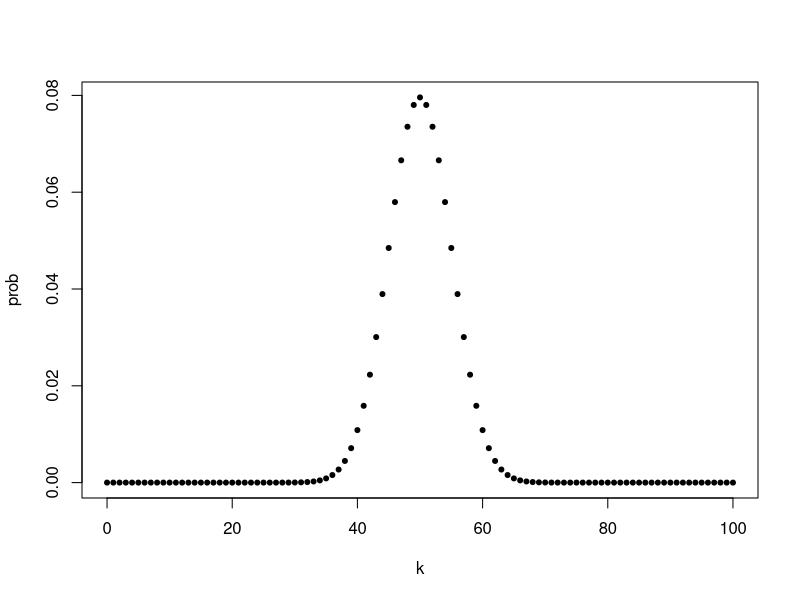
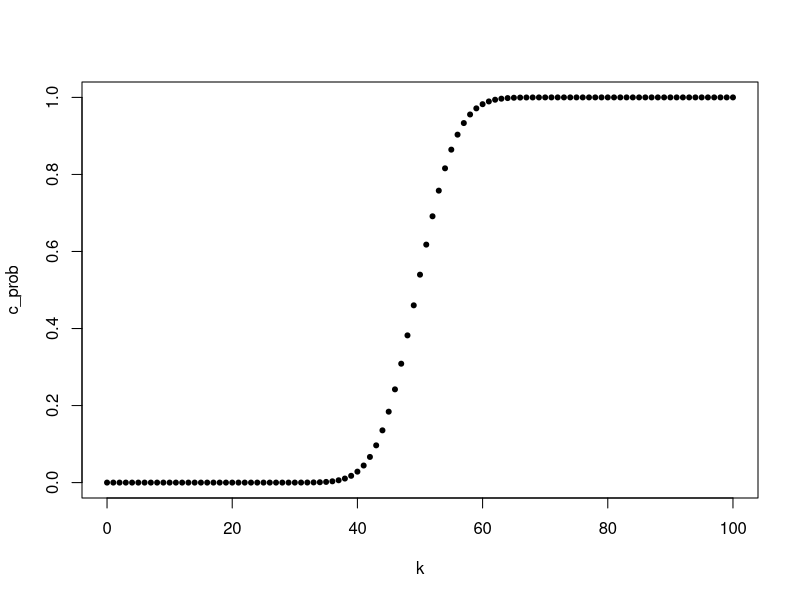
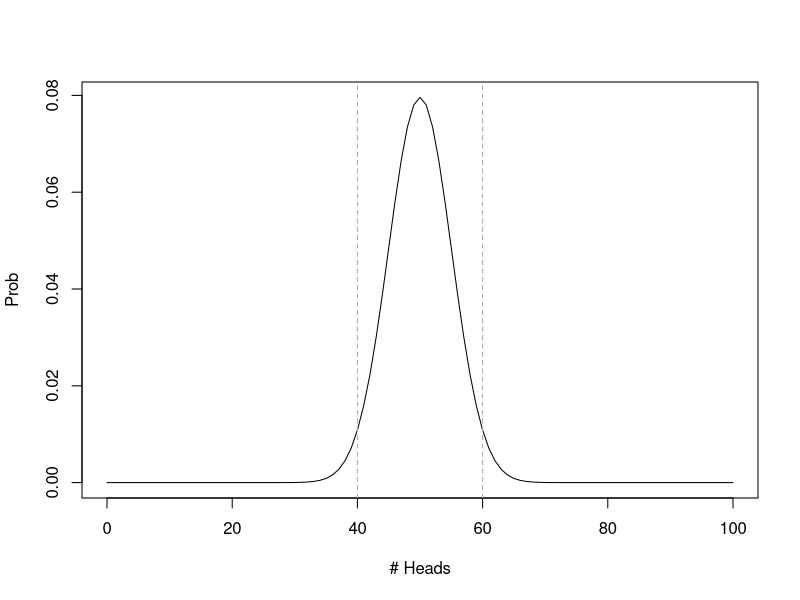
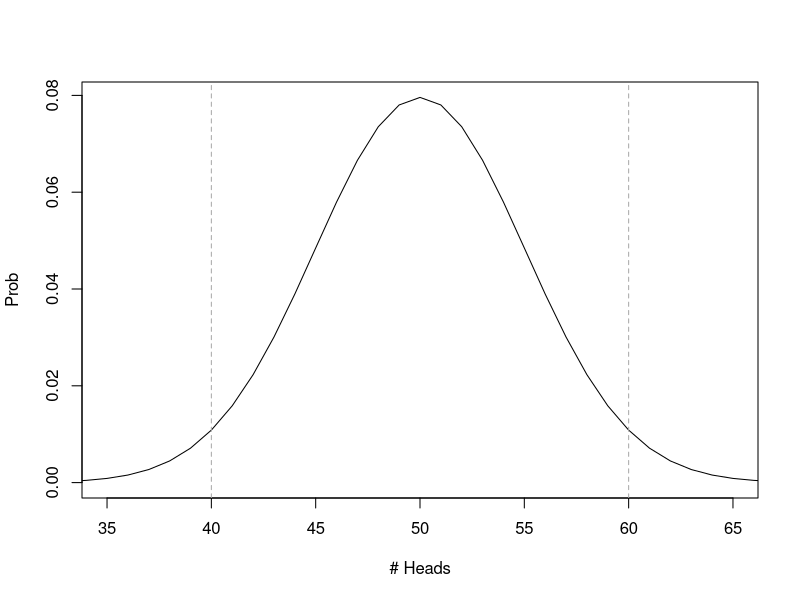

The R source for these figures, in order:
###################################################
## ECON 346 Binomial Distribution example 
## Becomes Normal with large numbers
##################################################

## Overview: permutations, combinations, binomial distribution
## "Hard way": P = n!/(n-k)! C = n!/k!(n-k)!

# Or: Download a package (I like the old way myself)
# install.packages("combinat")
library(combinat)


####################################################
## Here: look at tossing coins, # Heads = # successes
#Make a coin!
coin<-c("H","T")

#Show the four outcomes from 2 coin tosses
expand.grid(coin,coin)

#Show the four outcomes from 4 coin tosses
toss4<-expand.grid(coin,coin,coin,coin)
toss4

# Can simplify to any n using rep and list
n=4
tossn<-expand.grid(rep(list(coin),n))
tossn

#Make a logical matrix
toss4b<-toss4=="H"
toss4b

#rowsums = How many heads? TRUE = 1, FALSE = 0
rowSums(toss4b)


# Get proportion by dividing # heads by length of vector
k = 2 #set k in this case
l4<-length(which(rowSums(toss4b)==k))
l4
l4/nrow(toss4)
#Change k and repeat--> Here, all in one step

table(rowSums(toss4b))/nrow(toss4b) # summary table

#Gives all possibilities! No need to count them

# Try some permutations (count vs. formula)
# Make a list of all possibilities
# Also note: list and unlist

# length is the number of permutations
# 4 things 4 at a time
perm1<-permn(x=4)
perm1
class(perm1)

# This is a list; will just extract length
perm<-length(perm1)
perm # 24 outcomes

#Compare to factorials
factorial(4)
4*3*2*1

# 4 things, 2 at a time
factorial(4)/factorial(2)

###################
#Try a Combination: 4 things, 1 at a time
comb1<-combn(4,1)
comb1
class(comb1)
comb<-length(comb1)
comb

#Compare to factorials
factorial(4)/(factorial(3)*factorial(1))

# 4 things, 2 at a time
comb1<-combn(4,2)
comb1
comb<-ncol(comb1)
comb

#Compare to factorials
factorial(4)/(factorial(2)*factorial(2))


## Extra example: Arrange numbers 1-6 in 720 ways
list6<-1:6
permn(list6) # This needs to be cleaned up

perm6<-unlist(permn(list6))
dim(perm6)<-c(length(list6),length(perm6)/length(list6))
perm6<-t(perm6)
head(perm6)
tail(perm6)

## Same as factorial 6
factorial(6)
6*5*4*3*2*1

## What about combinations of 6, 2 at a time?
factorial(6)/(factorial(4)*factorial(2))
t(combn(6,2))
ncol(combn(6,2))

###############################
## Back to coin toss
# Formula for binomial test
# k successes in n trials
# Fill in parameters for p, q = (1-p), k, n

#One success : Would be HTTT, THTT, TTHT, TTTH in 16 trials (4/16 = 1/4)
p=0.5
q=1-p
n=4
k=1

(factorial(n)/(factorial(k)*(factorial(n-k))))*((p^k)*(q^(n-k)))

# Test whether p really is 0.5 if 1 Heads in 4 Tosses
# Does it match?
# Is p significantly less than from 0.5 (reject the Null?)
binom.test(1,4,alternative = "less") # Use R function

## Try zero successes
#Formula w/combination = 1
p=0.5
q=1-p
n=4
k=0

(factorial(n)/(factorial(k)*(factorial(n-k))))*((p^k)*(q^(n-k)))

#Test whether p really is 0.5 if 4 Heads in 4 Tosses
# Is p significantly greater than from 0.5 (reject the Null?)
binom.test(4,4,alternative = "greater") # same as zero heads

#####################################
## Make table with pdf and cdf for binomial coin toss, n = 100
## I graph this in class and the notes

n = 100
table<-NULL
for(k in 0:n){
  prob<-(factorial(n)/(factorial(k)*factorial(n-k)))*(p^k)*(q^(n-k))
  table<-rbind(table,cbind(k,prob))
}
table<-cbind(table,cumsum(table[,2]))
colnames(table)[3]<-"c_prob"
table

# plot pdf
plot(table[,c(1,2)],pch=20)

# plot cdf
plot(table[,c(1,3)],pch=20)

# calculate mean and sd
mean<-n*p
sd<-sqrt(n*p*q)

## re-plot pdf with 2sd lines
plot(table[,c(1,2)],type="l",xlab = "# Heads",ylab="Prob")
abline(v=mean-c(-2,2)*sd,lty=2,col="dark grey")

# zoom in to middle
plot(table[,c(1,2)],type="l",xlab = "# Heads",ylab="Prob",xlim=c(35,65))
abline(v=mean-c(-2,2)*sd,lty=2,col="dark grey")
